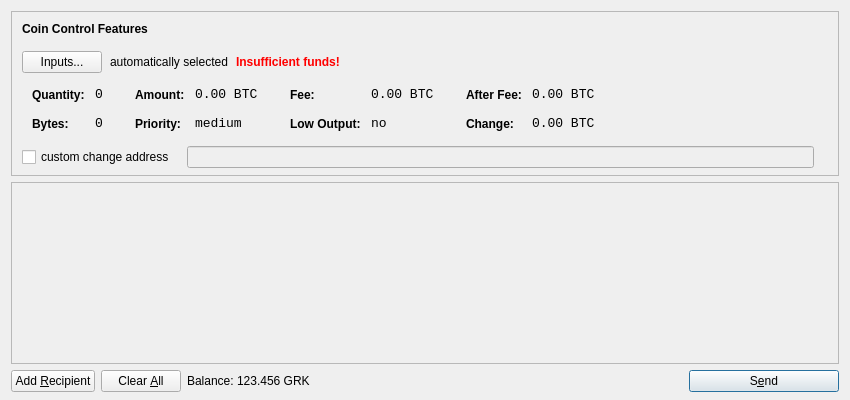
<?xml version="1.0" encoding="UTF-8"?>
<ui version="4.0">
 <class>SendCoinsDialog</class>
 <widget class="QDialog" name="SendCoinsDialog">
  <property name="geometry">
   <rect>
    <x>0</x>
    <y>0</y>
    <width>850</width>
    <height>400</height>
   </rect>
  </property>
  <property name="windowTitle">
   <string>Send Coins</string>
  </property>
  <layout class="QVBoxLayout" name="verticalLayout" stretch="0,1,0">
   <property name="bottomMargin">
    <number>8</number>
   </property>
   <item>
    <widget class="QFrame" name="frameCoinControl">
     <property name="sizePolicy">
      <sizepolicy hsizetype="Expanding" vsizetype="Expanding">
       <horstretch>0</horstretch>
       <verstretch>0</verstretch>
      </sizepolicy>
     </property>
     <property name="maximumSize">
      <size>
       <width>16777215</width>
       <height>16777215</height>
      </size>
     </property>
     <property name="frameShape">
      <enum>QFrame::StyledPanel</enum>
     </property>
     <property name="frameShadow">
      <enum>QFrame::Sunken</enum>
     </property>
     <layout class="QVBoxLayout" name="verticalLayoutCoinControl2">
      <property name="spacing">
       <number>-1</number>
      </property>
      <property name="leftMargin">
       <number>0</number>
      </property>
      <property name="topMargin">
       <number>0</number>
      </property>
      <property name="rightMargin">
       <number>0</number>
      </property>
      <property name="bottomMargin">
       <number>6</number>
      </property>
      <item>
       <layout class="QVBoxLayout" name="verticalLayoutCoinControl" stretch="0,0,0,0,1">
        <property name="spacing">
         <number>0</number>
        </property>
        <property name="leftMargin">
         <number>10</number>
        </property>
        <property name="topMargin">
         <number>10</number>
        </property>
        <item>
         <layout class="QHBoxLayout" name="horizontalLayoutCoinControl1">
          <property name="bottomMargin">
           <number>15</number>
          </property>
          <item>
           <widget class="QLabel" name="labelCoinControlFeatures">
            <property name="sizePolicy">
             <sizepolicy hsizetype="Preferred" vsizetype="Maximum">
              <horstretch>0</horstretch>
              <verstretch>0</verstretch>
             </sizepolicy>
            </property>
            <property name="font">
             <font>
              <weight>75</weight>
              <bold>true</bold>
             </font>
            </property>
            <property name="styleSheet">
             <string notr="true">font-weight:bold;</string>
            </property>
            <property name="text">
             <string>Coin Control Features</string>
            </property>
           </widget>
          </item>
         </layout>
        </item>
        <item>
         <layout class="QHBoxLayout" name="horizontalLayoutCoinControl2" stretch="0,0,0,0">
          <property name="spacing">
           <number>8</number>
          </property>
          <property name="bottomMargin">
           <number>10</number>
          </property>
          <item>
           <widget class="QPushButton" name="pushButtonCoinControl">
            <property name="styleSheet">
             <string notr="true"/>
            </property>
            <property name="text">
             <string>Inputs...</string>
            </property>
           </widget>
          </item>
          <item>
           <widget class="QLabel" name="labelCoinControlAutomaticallySelected">
            <property name="text">
             <string>automatically selected</string>
            </property>
            <property name="margin">
             <number>5</number>
            </property>
           </widget>
          </item>
          <item>
           <widget class="QLabel" name="labelCoinControlInsuffFunds">
            <property name="font">
             <font>
              <weight>75</weight>
              <bold>true</bold>
             </font>
            </property>
            <property name="styleSheet">
             <string notr="true">color:red;font-weight:bold;</string>
            </property>
            <property name="text">
             <string>Insufficient funds!</string>
            </property>
            <property name="margin">
             <number>5</number>
            </property>
           </widget>
          </item>
          <item>
           <spacer name="horizontalSpacerCoinControl">
            <property name="orientation">
             <enum>Qt::Horizontal</enum>
            </property>
            <property name="sizeHint" stdset="0">
             <size>
              <width>40</width>
              <height>1</height>
             </size>
            </property>
           </spacer>
          </item>
         </layout>
        </item>
        <item>
         <widget class="QWidget" name="widgetCoinControl" native="true">
          <property name="sizePolicy">
           <sizepolicy hsizetype="Preferred" vsizetype="Preferred">
            <horstretch>0</horstretch>
            <verstretch>0</verstretch>
           </sizepolicy>
          </property>
          <property name="minimumSize">
           <size>
            <width>0</width>
            <height>0</height>
           </size>
          </property>
          <property name="styleSheet">
           <string notr="true"/>
          </property>
          <layout class="QHBoxLayout" name="horizontalLayoutCoinControl5">
           <property name="margin">
            <number>0</number>
           </property>
           <item>
            <layout class="QHBoxLayout" name="horizontalLayoutCoinControl3" stretch="0,0,0,1">
             <property name="spacing">
              <number>20</number>
             </property>
             <property name="topMargin">
              <number>0</number>
             </property>
             <property name="bottomMargin">
              <number>10</number>
             </property>
             <item>
              <layout class="QFormLayout" name="formLayoutCoinControl1">
               <property name="horizontalSpacing">
                <number>10</number>
               </property>
               <property name="verticalSpacing">
                <number>14</number>
               </property>
               <property name="leftMargin">
                <number>10</number>
               </property>
               <property name="topMargin">
                <number>4</number>
               </property>
               <property name="rightMargin">
                <number>6</number>
               </property>
               <item row="0" column="0">
                <widget class="QLabel" name="labelCoinControlQuantityText">
                 <property name="styleSheet">
                  <string notr="true">font-weight:bold;</string>
                 </property>
                 <property name="text">
                  <string>Quantity:</string>
                 </property>
                 <property name="margin">
                  <number>0</number>
                 </property>
                </widget>
               </item>
               <item row="0" column="1">
                <widget class="QLabel" name="labelCoinControlQuantity">
                 <property name="font">
                  <font>
                   <family>Monospace</family>
                   <pointsize>10</pointsize>
                  </font>
                 </property>
                 <property name="cursor">
                  <cursorShape>IBeamCursor</cursorShape>
                 </property>
                 <property name="contextMenuPolicy">
                  <enum>Qt::ActionsContextMenu</enum>
                 </property>
                 <property name="text">
                  <string notr="true">0</string>
                 </property>
                 <property name="margin">
                  <number>0</number>
                 </property>
                 <property name="textInteractionFlags">
                  <set>Qt::LinksAccessibleByMouse|Qt::TextSelectableByKeyboard|Qt::TextSelectableByMouse</set>
                 </property>
                </widget>
               </item>
               <item row="1" column="0">
                <widget class="QLabel" name="labelCoinControlBytesText">
                 <property name="styleSheet">
                  <string notr="true">font-weight:bold;</string>
                 </property>
                 <property name="text">
                  <string>Bytes:</string>
                 </property>
                </widget>
               </item>
               <item row="1" column="1">
                <widget class="QLabel" name="labelCoinControlBytes">
                 <property name="font">
                  <font>
                   <family>Monospace</family>
                   <pointsize>10</pointsize>
                  </font>
                 </property>
                 <property name="cursor">
                  <cursorShape>IBeamCursor</cursorShape>
                 </property>
                 <property name="contextMenuPolicy">
                  <enum>Qt::ActionsContextMenu</enum>
                 </property>
                 <property name="text">
                  <string notr="true">0</string>
                 </property>
                 <property name="textInteractionFlags">
                  <set>Qt::LinksAccessibleByMouse|Qt::TextSelectableByKeyboard|Qt::TextSelectableByMouse</set>
                 </property>
                </widget>
               </item>
              </layout>
             </item>
             <item>
              <layout class="QFormLayout" name="formLayoutCoinControl2">
               <property name="horizontalSpacing">
                <number>10</number>
               </property>
               <property name="verticalSpacing">
                <number>14</number>
               </property>
               <property name="leftMargin">
                <number>6</number>
               </property>
               <property name="topMargin">
                <number>4</number>
               </property>
               <property name="rightMargin">
                <number>6</number>
               </property>
               <item row="0" column="0">
                <widget class="QLabel" name="labelCoinControlAmountText">
                 <property name="styleSheet">
                  <string notr="true">font-weight:bold;</string>
                 </property>
                 <property name="text">
                  <string>Amount:</string>
                 </property>
                 <property name="margin">
                  <number>0</number>
                 </property>
                </widget>
               </item>
               <item row="0" column="1">
                <widget class="QLabel" name="labelCoinControlAmount">
                 <property name="font">
                  <font>
                   <family>Monospace</family>
                   <pointsize>10</pointsize>
                  </font>
                 </property>
                 <property name="cursor">
                  <cursorShape>IBeamCursor</cursorShape>
                 </property>
                 <property name="contextMenuPolicy">
                  <enum>Qt::ActionsContextMenu</enum>
                 </property>
                 <property name="text">
                  <string notr="true">0.00 BTC</string>
                 </property>
                 <property name="textInteractionFlags">
                  <set>Qt::LinksAccessibleByMouse|Qt::TextSelectableByKeyboard|Qt::TextSelectableByMouse</set>
                 </property>
                </widget>
               </item>
               <item row="1" column="0">
                <widget class="QLabel" name="labelCoinControlPriorityText">
                 <property name="styleSheet">
                  <string notr="true">font-weight:bold;</string>
                 </property>
                 <property name="text">
                  <string>Priority:</string>
                 </property>
                </widget>
               </item>
               <item row="1" column="1">
                <widget class="QLabel" name="labelCoinControlPriority">
                 <property name="font">
                  <font>
                   <family>Monospace</family>
                   <pointsize>10</pointsize>
                  </font>
                 </property>
                 <property name="cursor">
                  <cursorShape>IBeamCursor</cursorShape>
                 </property>
                 <property name="contextMenuPolicy">
                  <enum>Qt::ActionsContextMenu</enum>
                 </property>
                 <property name="text">
                  <string>medium</string>
                 </property>
                 <property name="textInteractionFlags">
                  <set>Qt::LinksAccessibleByMouse|Qt::TextSelectableByKeyboard|Qt::TextSelectableByMouse</set>
                 </property>
                </widget>
               </item>
              </layout>
             </item>
             <item>
              <layout class="QFormLayout" name="formLayoutCoinControl3">
               <property name="horizontalSpacing">
                <number>10</number>
               </property>
               <property name="verticalSpacing">
                <number>14</number>
               </property>
               <property name="leftMargin">
                <number>6</number>
               </property>
               <property name="topMargin">
                <number>4</number>
               </property>
               <property name="rightMargin">
                <number>6</number>
               </property>
               <item row="0" column="0">
                <widget class="QLabel" name="labelCoinControlFeeText">
                 <property name="styleSheet">
                  <string notr="true">font-weight:bold;</string>
                 </property>
                 <property name="text">
                  <string>Fee:</string>
                 </property>
                 <property name="margin">
                  <number>0</number>
                 </property>
                </widget>
               </item>
               <item row="0" column="1">
                <widget class="QLabel" name="labelCoinControlFee">
                 <property name="font">
                  <font>
                   <family>Monospace</family>
                   <pointsize>10</pointsize>
                  </font>
                 </property>
                 <property name="cursor">
                  <cursorShape>IBeamCursor</cursorShape>
                 </property>
                 <property name="contextMenuPolicy">
                  <enum>Qt::ActionsContextMenu</enum>
                 </property>
                 <property name="text">
                  <string notr="true">0.00 BTC</string>
                 </property>
                 <property name="textInteractionFlags">
                  <set>Qt::LinksAccessibleByMouse|Qt::TextSelectableByKeyboard|Qt::TextSelectableByMouse</set>
                 </property>
                </widget>
               </item>
               <item row="1" column="0">
                <widget class="QLabel" name="labelCoinControlLowOutputText">
                 <property name="styleSheet">
                  <string notr="true">font-weight:bold;</string>
                 </property>
                 <property name="text">
                  <string>Low Output:</string>
                 </property>
                </widget>
               </item>
               <item row="1" column="1">
                <widget class="QLabel" name="labelCoinControlLowOutput">
                 <property name="font">
                  <font>
                   <family>Monospace</family>
                   <pointsize>10</pointsize>
                  </font>
                 </property>
                 <property name="cursor">
                  <cursorShape>IBeamCursor</cursorShape>
                 </property>
                 <property name="contextMenuPolicy">
                  <enum>Qt::ActionsContextMenu</enum>
                 </property>
                 <property name="text">
                  <string>no</string>
                 </property>
                 <property name="textInteractionFlags">
                  <set>Qt::LinksAccessibleByMouse|Qt::TextSelectableByKeyboard|Qt::TextSelectableByMouse</set>
                 </property>
                </widget>
               </item>
              </layout>
             </item>
             <item>
              <layout class="QFormLayout" name="formLayoutCoinControl4">
               <property name="horizontalSpacing">
                <number>10</number>
               </property>
               <property name="verticalSpacing">
                <number>14</number>
               </property>
               <property name="leftMargin">
                <number>6</number>
               </property>
               <property name="topMargin">
                <number>4</number>
               </property>
               <property name="rightMargin">
                <number>6</number>
               </property>
               <item row="0" column="0">
                <widget class="QLabel" name="labelCoinControlAfterFeeText">
                 <property name="styleSheet">
                  <string notr="true">font-weight:bold;</string>
                 </property>
                 <property name="text">
                  <string>After Fee:</string>
                 </property>
                 <property name="margin">
                  <number>0</number>
                 </property>
                </widget>
               </item>
               <item row="0" column="1">
                <widget class="QLabel" name="labelCoinControlAfterFee">
                 <property name="font">
                  <font>
                   <family>Monospace</family>
                   <pointsize>10</pointsize>
                  </font>
                 </property>
                 <property name="cursor">
                  <cursorShape>IBeamCursor</cursorShape>
                 </property>
                 <property name="contextMenuPolicy">
                  <enum>Qt::ActionsContextMenu</enum>
                 </property>
                 <property name="text">
                  <string notr="true">0.00 BTC</string>
                 </property>
                 <property name="textInteractionFlags">
                  <set>Qt::LinksAccessibleByMouse|Qt::TextSelectableByKeyboard|Qt::TextSelectableByMouse</set>
                 </property>
                </widget>
               </item>
               <item row="1" column="0">
                <widget class="QLabel" name="labelCoinControlChangeText">
                 <property name="styleSheet">
                  <string notr="true">font-weight:bold;</string>
                 </property>
                 <property name="text">
                  <string>Change:</string>
                 </property>
                </widget>
               </item>
               <item row="1" column="1">
                <widget class="QLabel" name="labelCoinControlChange">
                 <property name="font">
                  <font>
                   <family>Monospace</family>
                   <pointsize>10</pointsize>
                  </font>
                 </property>
                 <property name="cursor">
                  <cursorShape>IBeamCursor</cursorShape>
                 </property>
                 <property name="contextMenuPolicy">
                  <enum>Qt::ActionsContextMenu</enum>
                 </property>
                 <property name="text">
                  <string notr="true">0.00 BTC</string>
                 </property>
                 <property name="textInteractionFlags">
                  <set>Qt::LinksAccessibleByMouse|Qt::TextSelectableByKeyboard|Qt::TextSelectableByMouse</set>
                 </property>
                </widget>
               </item>
              </layout>
             </item>
            </layout>
           </item>
          </layout>
         </widget>
        </item>
        <item>
         <layout class="QHBoxLayout" name="horizontalLayoutCoinControl4" stretch="0,0,0">
          <property name="spacing">
           <number>12</number>
          </property>
          <property name="sizeConstraint">
           <enum>QLayout::SetDefaultConstraint</enum>
          </property>
          <property name="topMargin">
           <number>5</number>
          </property>
          <property name="rightMargin">
           <number>5</number>
          </property>
          <item>
           <widget class="QCheckBox" name="checkBoxCoinControlChange">
            <property name="text">
             <string>custom change address</string>
            </property>
           </widget>
          </item>
          <item>
           <widget class="QLineEdit" name="lineEditCoinControlChange">
            <property name="enabled">
             <bool>false</bool>
            </property>
            <property name="sizePolicy">
             <sizepolicy hsizetype="Expanding" vsizetype="Fixed">
              <horstretch>0</horstretch>
              <verstretch>0</verstretch>
             </sizepolicy>
            </property>
           </widget>
          </item>
          <item>
           <widget class="QLabel" name="labelCoinControlChangeLabel">
            <property name="sizePolicy">
             <sizepolicy hsizetype="Preferred" vsizetype="Expanding">
              <horstretch>0</horstretch>
              <verstretch>0</verstretch>
             </sizepolicy>
            </property>
            <property name="minimumSize">
             <size>
              <width>0</width>
              <height>0</height>
             </size>
            </property>
            <property name="text">
             <string/>
            </property>
            <property name="margin">
             <number>3</number>
            </property>
           </widget>
          </item>
         </layout>
        </item>
        <item>
         <spacer name="verticalSpacerCoinControl">
          <property name="orientation">
           <enum>Qt::Vertical</enum>
          </property>
          <property name="sizeHint" stdset="0">
           <size>
            <width>800</width>
            <height>1</height>
           </size>
          </property>
         </spacer>
        </item>
       </layout>
      </item>
     </layout>
    </widget>
   </item>
   <item>
    <widget class="QScrollArea" name="scrollArea">
     <property name="widgetResizable">
      <bool>true</bool>
     </property>
     <widget class="QWidget" name="scrollAreaWidgetContents">
      <property name="geometry">
       <rect>
        <x>0</x>
        <y>0</y>
        <width>830</width>
        <height>165</height>
       </rect>
      </property>
      <layout class="QVBoxLayout" name="verticalLayout_2">
       <property name="margin">
        <number>0</number>
       </property>
       <item>
        <layout class="QVBoxLayout" name="entries">
         <property name="spacing">
          <number>6</number>
         </property>
        </layout>
       </item>
       <item>
        <spacer name="verticalSpacer">
         <property name="orientation">
          <enum>Qt::Vertical</enum>
         </property>
         <property name="sizeHint" stdset="0">
          <size>
           <width>20</width>
           <height>40</height>
          </size>
         </property>
        </spacer>
       </item>
      </layout>
     </widget>
    </widget>
   </item>
   <item>
    <layout class="QHBoxLayout" name="horizontalLayout">
     <item>
      <widget class="QPushButton" name="addButton">
       <property name="toolTip">
        <string>Send to multiple recipients at once</string>
       </property>
       <property name="text">
        <string>Add &amp;Recipient</string>
       </property>
       <property name="icon">
        <iconset resource="../bitcoin.qrc">
         <normaloff>:/icons/add</normaloff>:/icons/add</iconset>
       </property>
       <property name="autoDefault">
        <bool>false</bool>
       </property>
      </widget>
     </item>
     <item>
      <widget class="QPushButton" name="clearButton">
       <property name="sizePolicy">
        <sizepolicy hsizetype="Minimum" vsizetype="Fixed">
         <horstretch>0</horstretch>
         <verstretch>0</verstretch>
        </sizepolicy>
       </property>
       <property name="toolTip">
        <string>Remove all transaction fields</string>
       </property>
       <property name="text">
        <string>Clear &amp;All</string>
       </property>
       <property name="icon">
        <iconset resource="../bitcoin.qrc">
         <normaloff>:/icons/remove</normaloff>:/icons/remove</iconset>
       </property>
       <property name="autoRepeatDelay">
        <number>300</number>
       </property>
       <property name="autoDefault">
        <bool>false</bool>
       </property>
      </widget>
     </item>
     <item>
      <layout class="QHBoxLayout" name="horizontalLayout_2">
       <property name="spacing">
        <number>3</number>
       </property>
       <item>
        <widget class="QLabel" name="label">
         <property name="text">
          <string>Balance:</string>
         </property>
        </widget>
       </item>
       <item>
        <widget class="QLabel" name="labelBalance">
         <property name="cursor">
          <cursorShape>IBeamCursor</cursorShape>
         </property>
         <property name="text">
          <string>123.456 GRK</string>
         </property>
         <property name="textInteractionFlags">
          <set>Qt::LinksAccessibleByMouse|Qt::TextSelectableByKeyboard|Qt::TextSelectableByMouse</set>
         </property>
        </widget>
       </item>
      </layout>
     </item>
     <item>
      <spacer name="horizontalSpacer">
       <property name="orientation">
        <enum>Qt::Horizontal</enum>
       </property>
       <property name="sizeHint" stdset="0">
        <size>
         <width>40</width>
         <height>20</height>
        </size>
       </property>
      </spacer>
     </item>
     <item>
      <widget class="QPushButton" name="sendButton">
       <property name="minimumSize">
        <size>
         <width>150</width>
         <height>0</height>
        </size>
       </property>
       <property name="toolTip">
        <string>Confirm the send action</string>
       </property>
       <property name="text">
        <string>S&amp;end</string>
       </property>
       <property name="icon">
        <iconset resource="../bitcoin.qrc">
         <normaloff>:/icons/send</normaloff>:/icons/send</iconset>
       </property>
       <property name="default">
        <bool>true</bool>
       </property>
      </widget>
     </item>
    </layout>
   </item>
  </layout>
 </widget>
 <resources>
  <include location="../bitcoin.qrc"/>
 </resources>
 <connections/>
</ui>
